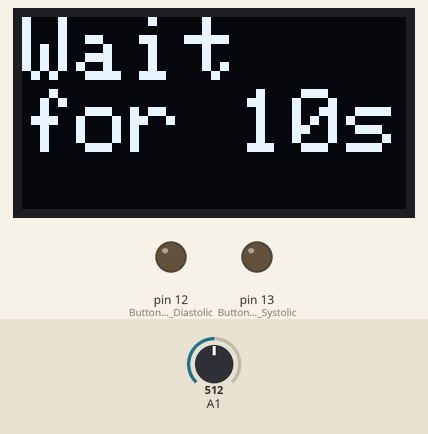
Bench run of a sketch on a simulated Arduino Mega 2560, built with avr-gcc and run on an emulated ATmega2560. On the bench: 128×64 one-colour display, output pins drawn as LEDs (lit = HIGH). The test bench sets the inputs (shaded band); at power-on: A1 = 512. What the sketch prints to the serial monitor is not drawn. At 12.1 s the program stops and its outputs stay as they are.

Above: at 3.2 s.
3.3 s: A1 set to 716
At 12.7 s:
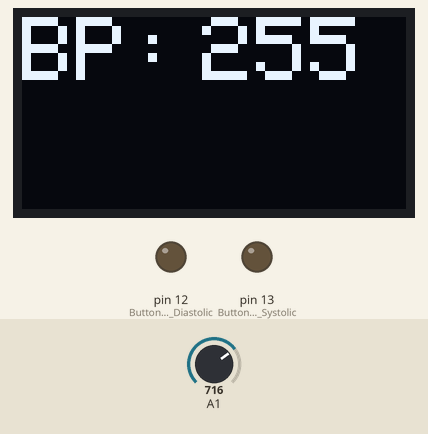
Timing chart, 0 to 13.6 s (numbered marks = the images above; inputs shaded):
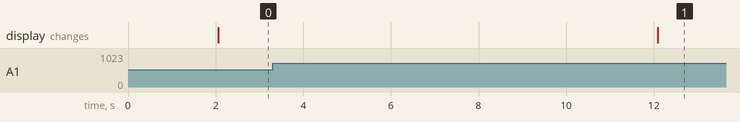

The sketch:

Pressure_Sensor.ino
```cpp
// This program is used to control the Pressure Sensor Module (PSM) for measuring the blood pressure manually.
// You need to connect proper wiring between the Mega 2560, Pressure Sensor Module and the OLED as described below.
// Developed by Andy Chan 20 Oct 2022

// Circuit Wiring betweem Mega 2560 and PSM
//  Conntect a Button (A) to the Digital Pin D13 of Mega Board, other end to GND
//  Connect a Button (B) to the Digital Pin D12 of the Mega Board, other end to GND
//  Connect HB-o/p pin of the pump circuit to A0 of the Mega Board
//  Connect BP-o/p pin of the pump circuit of A1 of the Mega Board

// Power of Pump Control Circuit
//  Connect 5V, 3.3V, GND of the PSM to the 5V,3V, and GND of the development board

// Declaration for an SSD1306 display connected to I2C (SDA, SCL pins)
//  OLED -> Arduino Mega
//   GND -> GND
//   VCC -> 5V
//   SCL -> SCL(21)
//   SDA -> SDA(20)

// Operation of the Blood Pressure Monitor in menu mode
// 1) Open the serial monitor of the Arduino IDE which is used to display the blood pressure waveform
// 2) The OLED shows the Realtime BP when the air is pumping into the cuff
// 3) Press the "Air Pump" of the PSM while observing the blood pressure waveform
// 4) Stop pressing the "Air Pump" Button when the Realtime pressure reach 130mmHg
// 5) Wait the blood pressure to reduce gradually and observe the blood pressure waveform to reach max and steady amplitude
// 6) Press button A to record the Systolic Blood Pressure on the OLED
// 7) Continue to observing the amplitude until it reduce to around half the the peak value
// 8) Press button B to record the Diastolic Blood Pressure on the OLED


#include <SPI.h>
#include <Wire.h>
#include <Adafruit_GFX.h>
#include <Adafruit_SSD1306.h>

#define OLED_I2C_ADDR 0x3C

#define SCREEN_WIDTH 128 // OLED display width, in pixels
#define SCREEN_HEIGHT 64 // OLED display height, in pixels
#define OLED_RESET -1 // SSD1306 doesn't have a reset pin

Adafruit_SSD1306 display(SCREEN_WIDTH, SCREEN_HEIGHT, &Wire, OLED_RESET);

void setupOLED(void) {
// SSD1306_SWITCHCAPVCC = generate display voltage from 3.3V internally
  if(!display.begin(SSD1306_SWITCHCAPVCC, OLED_I2C_ADDR)) { // Address 0x3C for SSD1306 128x64
    Serial.println(F("SSD1306 allocation failed"));
    for(;;) yield(); // Don't proceed, loop forever
  }

}

int test=0;
int val_hb = 0;// blood pressure signal
int val_bp = 0;// average blood pressure
int cnt = 0;

void setup() {
  Serial.begin(115200);

  pinMode(12, INPUT_PULLUP); //Button B record Diastolic pressure
  pinMode(13, INPUT_PULLUP); // Button A -record Systolic pressure


  //display.setCursor(0, 16); // Start at top-left corner
 // display.print("RT_BP  :         mmHg");

 // display.setCursor(0, 32);
 // display.print("SYS_BP :         mmHg");

 // display.setCursor(0,48);
  //display.print("DIA_BP :         mmHg");

  delay(2000);
}


void loop() {
  // measuare the voltage HB-o/p of Pump Control Circuit
setupOLED();  // setup data screeen to display data
 int count;
  val_hb = analogRead(A0);

  //Serial.println(val_hb);
  cnt = (cnt + 1)%20;

  // measure the voltage BP-o/p of the PSM
  // and convert it into corresponding pressure in mmHg
  // BP(mmHg) = 80.0064*DVBP*Vcc/1023 - 24.0019;
  // DVBP: digital value of the pressure sensor output voltage sampled by analogRead
  // Vcc: 5V
  // The above formula is based on pressure sensor sensitivity chart
  val_bp = int((80.0064*5*analogRead(A1)/1023)- 24.0019);

  // avoid negative readings
  if (val_bp <= 0) {
    val_bp = 0;
  }
  if(val_bp <130&& count==0){
   display.clearDisplay();
  display.setTextSize(3); // Normal 1:1 pixel scale
  display.setTextColor(WHITE,BLACK); // Draw white text

  display.setCursor(0,0);
  display.cp437(true); // Use full 256 char 'Code Page 437' font
  display.print("Pumping");


  }
   analogWrite(12,HIGH);
  if(val_bp >=130){
     count++;
    analogWrite(12,LOW);
      display.clearDisplay();
  display.setTextSize(3); // Normal 1:1 pixel scale
  display.setTextColor(WHITE,BLACK); // Draw white text

  display.setCursor(0,0);
  display.cp437(true); // Use full 256 char 'Code Page 437' font
  display.print("Wait   for 10s");

  display.display();
    delay(10000);
    display.clearDisplay();
    test=int((80.0064*5*analogRead(A1)/1023)- 24.0019);  //value output
    Serial.println(test);
  }
     if(digitalRead(12)==LOW){
         analogWrite(13,0);
            while(1){
  display.setTextSize(3); // Normal 1:1 pixel scale
  display.setTextColor(WHITE,BLACK); // Draw white text

  display.setCursor(0,0);

  display.print("BP:");
  display.setCursor(60,0);
  display.print(test);
       display.display();

            }

    }
  // update realtime blood pressure every 10 samples interval
  if ((cnt % 10) == 0) {
    //display.fillRect(50,16,45,8, BLACK);
 //   display.setTextColor(WHITE,BLACK); // Draw white text
   // display.setCursor(50, 16);
  //  display.print(String(val_bp,DEC));
   // display.display();
  }

  // record the current blood pressure as Sys Blood Pressure
  // when Button A is pressed. Reading shows on OLED
  int SYS_RB = digitalRead(13);


  //  display.fillRect(50,32,45,8, BLACK);
//    display.setTextColor(WHITE,BLACK); // Draw white text
   // display.setCursor(50, 32);
  //  display.print(String(val_bp,DEC));
  //  display.display();


  // record the current blood pressure as Dia Blood Pressure
  // when Button B is pressed. Reading shows on OLED
  int DIA_RB = digitalRead(12);

   // display.fillRect(50,48,45,8, BLACK);
  //  display.setTextColor(WHITE,BLACK); // Draw white text
  //  display.setCursor(50, 48);
 //   display.print(String(val_bp,DEC));
  //  display.display();

  delay(20);
  display.display();
}
```

Measured:
- after the input at 3.3 s, the display: changes after 8.8 s (image 1)
